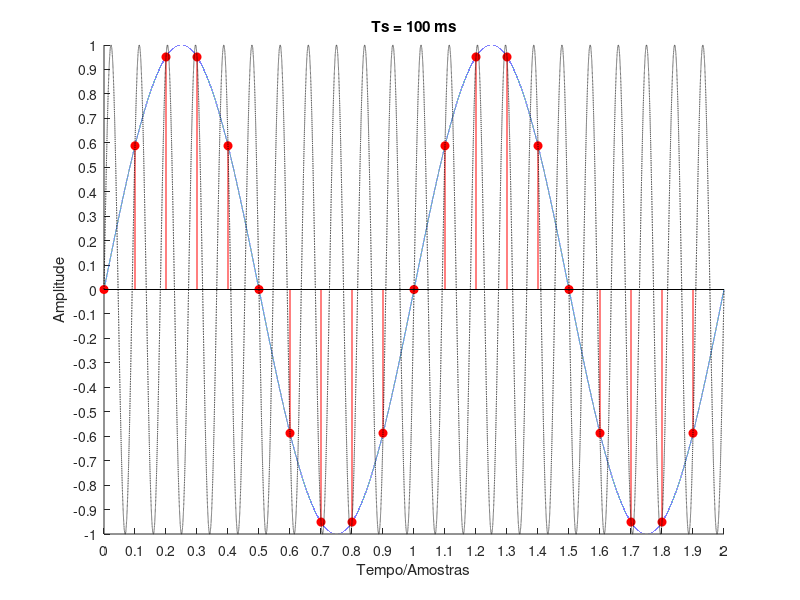
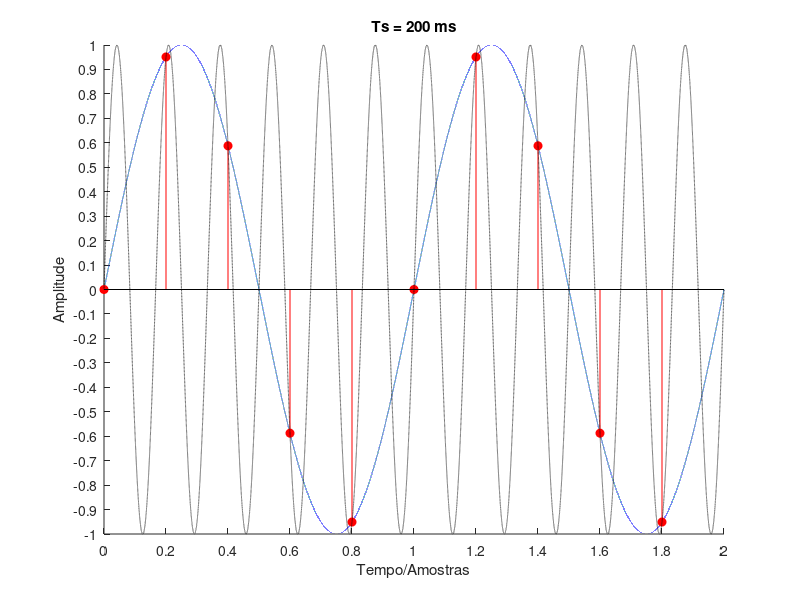
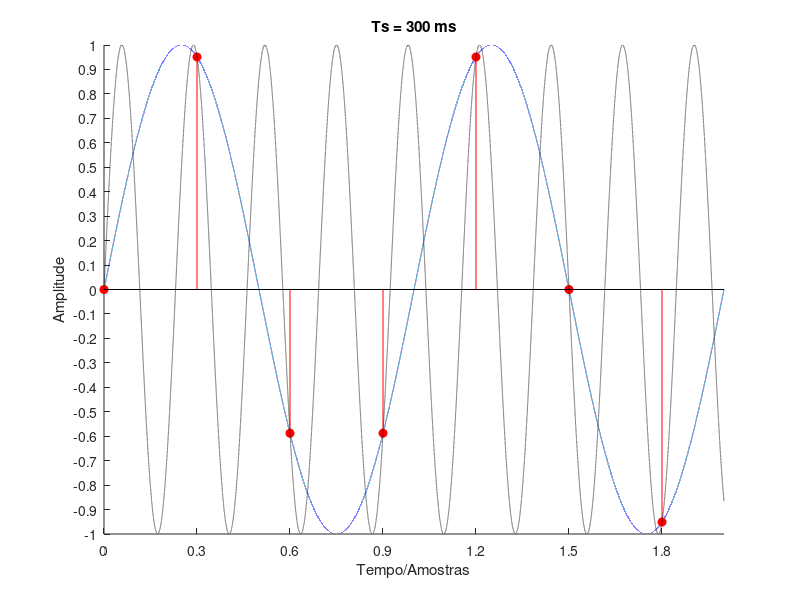
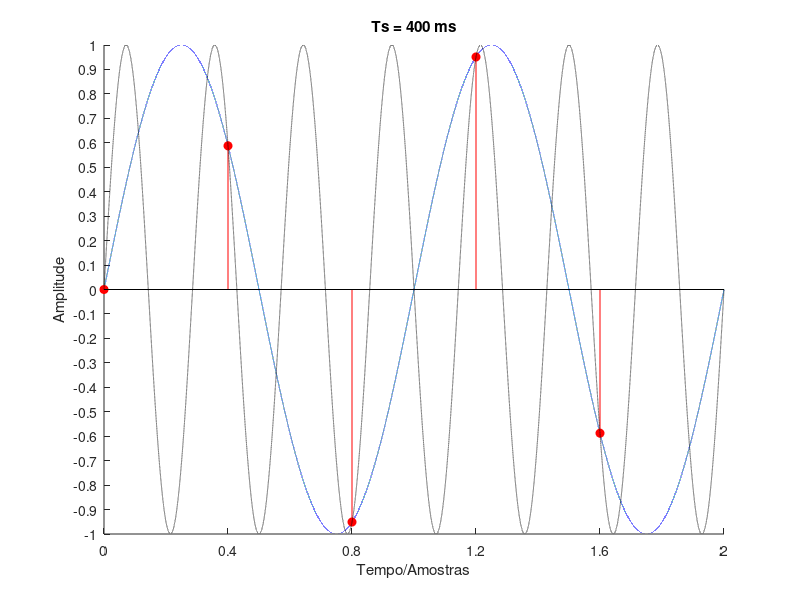

These figures' MATLAB source, in order:
% Trabalho 1
% Processamento Digital de Sinais
% André Luís de Oliveira  2270170

close all
clc
clear all

%% Questão 1

N = 2; %Número de Períodos
w = 2*pi;
T = (2*pi)/w;
t = 0: 0.00001: N*T;
x1 = sin(w*t);

%A
figure
hold all
plot (t, x1);

%Discretizar
Ts1 = 0.1; % 100ms
Fs1 = 1/Ts1;
wa1 = 2*pi*Fs1;
n = 0:ceil(N*T/Ts1)-1;
x1_disc = sin(w*n*Ts1);

stem(n*Ts1, x1_disc, 'r', 'filled')

%Aliasing
x1_alias = sin((w+wa1)*t);
plot(t, x1_alias, 'k--');

%Gráfico
xlabel('Tempo/Amostras')
ylabel('Amplitude')
title('Ts = 100 ms')
xlim([0 N*T]);
xticks(0:Ts1: N*T)
ylim([-1 1])
yticks(-1: 0.1: 1)


%B
figure
hold all
plot (t, x1);

%Discretizar
Ts2 = 0.2; % 200ms
Fs2 = 1/Ts2;
wa2 = 2*pi*Fs2;
n = 0:ceil(N*T/Ts2)-1;
x2_disc = sin(w*n*Ts2);

stem(n*Ts2, x2_disc, 'r', 'filled')

%Aliasing
x2_alias = sin((w+wa2)*t);
plot(t, x2_alias, 'k--');

%Gráfico
xlabel('Tempo/Amostras')
ylabel('Amplitude')
title('Ts = 200 ms')
xlim([0 N*T]);
xticks(0:Ts2: N*T)
ylim([-1 1])
yticks(-1: 0.1: 1)


%C
figure
hold all
plot (t, x1);

%Discretizar
Ts3 = 0.3; % 300ms
Fs3 = 1/Ts3;
wa3 = 2*pi*Fs3;
n = 0:ceil(N*T/Ts3)-1;
x3_disc = sin(w*n*Ts3);

stem(n*Ts3, x3_disc, 'r', 'filled')

%Aliasing
x3_alias = sin((w+wa3)*t);
plot(t, x3_alias, 'k--');

%Gráfico
xlabel('Tempo/Amostras')
ylabel('Amplitude')
title('Ts = 300 ms')
xlim([0 N*T]);
xticks(0:Ts3: N*T)
ylim([-1 1])
yticks(-1: 0.1: 1)


%D
figure
hold all
plot (t, x1);

%Discretizar
Ts4 = 0.4; % 400ms
Fs4 = 1/Ts4;
wa4 = 2*pi*Fs4;
n = 0:ceil(N*T/Ts4)-1;
x4_disc = sin(w*n*Ts4);

stem(n*Ts4, x4_disc, 'r', 'filled')

%Aliasing
x4_alias = sin((w+wa4)*t);
plot(t, x4_alias, 'k--');

%Gráfico
xlabel('Tempo/Amostras')
ylabel('Amplitude')
title('Ts = 400 ms')
xlim([0 N*T]);
xticks(0:Ts4: N*T)
ylim([-1 1])
yticks(-1: 0.1: 1)


%E
figure
hold all
plot (t, x1);

%Discretizar
Ts5 = 0.5; % 500ms
Fs5 = 1/Ts5;
wa5 = 2*pi*Fs5;
n = 0:ceil(N*T/Ts5)-1;
x5_disc = sin(w*n*Ts5);

stem(n*Ts5, x5_disc, 'r', 'filled')

%Aliasing
x5_alias = sin((w+wa5)*t);
plot(t, x5_alias, 'k--');

%Gráfico
xlabel('Tempo/Amostras')
ylabel('Amplitude')
title('Ts = 500 ms')
xlim([0 N*T]);
xticks(0:Ts5: N*T)
ylim([-1 1])
yticks(-1: 0.1: 1)



%% Questão 2

t = 0: 0.00001: 0.15;
w = 2*pi*60;
T = (2*pi)/w;
xc = 127 * sqrt(3) * sin(w * t);
N = 0.15/T;


%A
figure
hold all
plot (t, xc, 'k');

%Discretizar
Fs = 20;
Ts = 1/Fs;
n = 0:ceil(N*T/Ts)-1;
x_disc = 127 * sqrt(3) * sin(w * n * Ts);

stem(n*Ts, x_disc, 'r', 'filled')

xlabel('Tempo/Amostras')
ylabel('Amplitude')
title('Fs = 20 Hz')
xlim([0 0.15]);
xticks(0:Ts: 0.15)
ylim([-220 220])
yticks(-220: 20: 220)

%B
figure
hold all

Fs = 200
Ts = 1/Fs;
n = 0:ceil(N*T/Ts)-1;
x_disc = 127 * sqrt(3) * sin(w * n * Ts);

plot (t, xc, 'k');
stem(n*Ts, x_disc, 'r', 'filled')

xlabel('Tempo/Amostras')
ylabel('Amplitude')
title('Fs = 200 Hz')
xlim([0 0.15]);
xticks(0:Ts: 0.15)
ylim([-220 220])
yticks(-220: 20: 220)


%C
figure
hold all

Fs = 50
Ts = 1/Fs;
n = 0:ceil(N*T/Ts)-1;
x_disc = 127 * sqrt(3) * sin(w * n * Ts);

plot (t, xc, 'k');
stem(n*Ts, x_disc, 'r', 'filled')

xlabel('Tempo/Amostras')
ylabel('Amplitude')
title('Fs = 50 Hz')
xlim([0 0.15]);
xticks(0:Ts: 0.15)
ylim([-220 220])
yticks(-220: 20: 220)


%D
figure
hold all

Fs = 500
Ts = 1/Fs;
n = 0:ceil(N*T/Ts)-1;
x_disc = 127 * sqrt(3) * sin(w * n * Ts);

plot (t, xc, 'k');
stem(n*Ts, x_disc, 'r', 'filled')

xlabel('Tempo/Amostras')
ylabel('Amplitude')
title('Fs = 500 Hz')
xlim([0 0.15]);
xticks(0:10*Ts: 0.15)
ylim([-220 220])
yticks(-220: 20: 220)


%E
figure
hold all

Fs = 100
Ts = 1/Fs;
n = 0:ceil(N*T/Ts)-1;
x_disc = 127 * sqrt(3) * sin(w * n * Ts);

plot (t, xc, 'k');
stem(n*Ts, x_disc, 'r', 'filled')

xlabel('Tempo/Amostras')
ylabel('Amplitude')
title('Fs = 100 Hz')
xlim([0 0.15]);
xticks(0:Ts: 0.15)
ylim([-220 220])
yticks(-220: 20: 220)


%F
figure
hold all

Fs = 1000
Ts = 1/Fs;
n = 0:ceil(N*T/Ts)-1;
x_disc = 127 * sqrt(3) * sin(w * n * Ts);

plot (t, xc, 'k');
stem(n*Ts, x_disc, 'r', 'filled')

xlabel('Tempo/Amostras')
ylabel('Amplitude')
title('Fs = 1000 Hz')
xlim([0 0.15]);
xticks(0:10*Ts: 0.15)
ylim([-220 220])
yticks(-220: 20: 220)



%% Questão 3
N = 2; %Número de Períodos
f1 = 1/8;
f2 = -7/8;
w1 = 2*pi *f1;
w2 = 2*pi *f2;
T1 = (2*pi)/w1;
T2 = (2*pi)/w2;
t = 0: 0.00001: N*T1;
x1 = sin(w1*t);
x2 = sin(w2*t);

figure
hold all

plot(t, x1, 'b--')
plot(t, x2, 'm--')

%Amostragem
Fs = 1;
Ts = 1/Fs;
n1 = 0:ceil(N*T1/Ts)-1;
x_disc1 = sin(w1 * n1 * Ts);
stem(n1*Ts, x_disc1, 'c', 'filled');

n2 = 0:ceil(abs(T2)/Ts)-1: N*T1;
x_disc2 = sin(w2 * n2 * Ts);
stem(n2*Ts, x_disc2, 'r');

xlabel('Tempo/Amostras')
ylabel('Amplitude')
title('1/8 Hz e -7/8 Hz em Aliasing para Fs = 1 Hz')
xlim([0 N*T1]);
xticks(0:Ts: N*T1)
ylim([-1 1])
yticks(-1: 0.2: 1)
